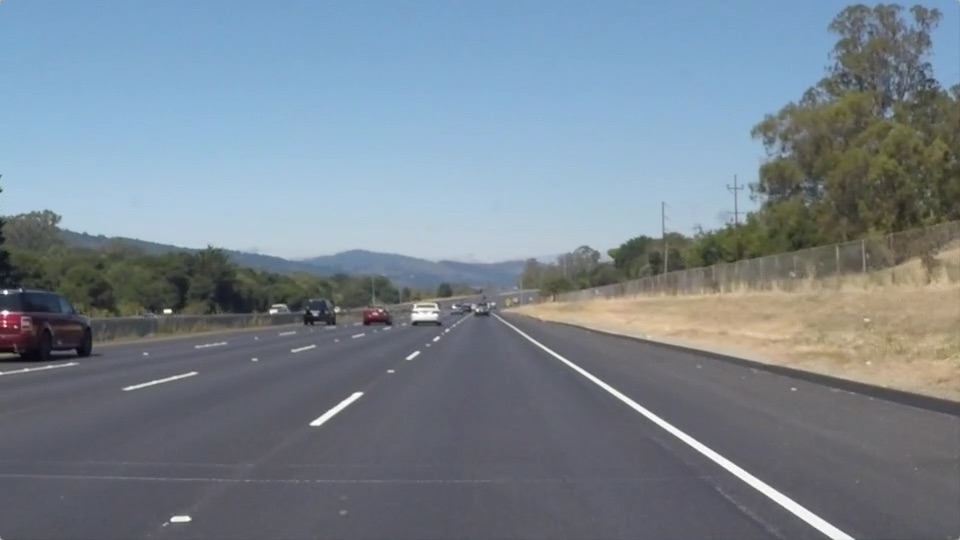
#> input picture test_images/solidWhiteRight.jpg, 960 x 540 px
$ jupyter execute --allow-errors P1v2.0.ipynb   (shell and % lines are left out)
#> lines starting #> are read from the running program, lines starting #| are printed output that depends on the picture; after the words box and inside, x2 and y2 are one past the last pixel; in counts of white or black regions, pixels touching at a corner belong together
# **Finding Lane Lines on the Road**
***
In this project, you will use the tools you learned about in the lesson to identify lane lines on the road.  You can develop your pipeline on a series of individual images, and later apply the result to a video stream (really just a series of images). Check out the video clip "raw-lines-example.mp4" (also contained in this repository) to see what the output should look like after using the helper functions below.

Once you have a result that looks roughly like "raw-lines-example.mp4", you'll need to get creative and try to average and/or extrapolate the line segments you've detected to map out the full extent of the lane lines.  You can see an example of the result you're going for in the video "P1_example.mp4".  Ultimately, you would like to draw just one line for the left side of the lane, and one for the right.

---
Let's have a look at our first image called 'test_images/solidWhiteRight.jpg'.  Run the 2 cells below (hit Shift-Enter or the "play" button above) to display the image.

**Note: If, at any point, you encounter frozen display windows or other confounding issues, you can always start again with a clean slate by going to the "Kernel" menu above and selecting "Restart & Clear Output".**

---

**The tools you have are color selection, region of interest selection, grayscaling, Gaussian smoothing, Canny Edge Detection and Hough Tranform line detection.  You  are also free to explore and try other techniques that were not presented in the lesson.  Your goal is piece together a pipeline to detect the line segments in the image, then average/extrapolate them and draw them onto the image for display (as below).  Once you have a working pipeline, try it out on the video stream below.**

---

<figure>

 <figcaption>
 <p></p>
 <p style="text-align: center;"> Your output should look something like this (above) after detecting line segments using the helper functions below </p>
 </figcaption>
</figure>
 <p></p>
<figure>

 <figcaption>
 <p></p>
 <p style="text-align: center;"> Your goal is to connect/average/extrapolate line segments to get output like this</p>
 </figcaption>
</figure>

**Run the cell below to import some packages.  If you get an `import error` for a package you've already installed, try changing your kernel (select the Kernel menu above --> Change Kernel).  Still have problems?  Try relaunching Jupyter Notebook from the terminal prompt.  Also, see [this forum post](https://carnd-forums.udacity.com/cq/viewquestion.action?spaceKey=CAR&id=29496372&questionTitle=finding-lanes---import-cv2-fails-even-though-python-in-the-terminal-window-has-no-problem-with-import-cv2) for more troubleshooting tips.**

[cell 1]
#importing some useful packages
import matplotlib.pyplot as plt
import matplotlib.image as mpimg
import numpy as np
import cv2
print('kernel test')

[cell 2]
#reading in an image
image = mpimg.imread('test_images/solidWhiteRight.jpg')
#> image is the input picture: shape (540, 960, 3); mean R, G, B 120.3, 132.6, 143.7
#printing out some stats and plotting
print('This image is:', type(image), 'with dimesions:', image.shape)
#| This image is: <class 'numpy.ndarray'> with dimesions: (540, 960, 3)
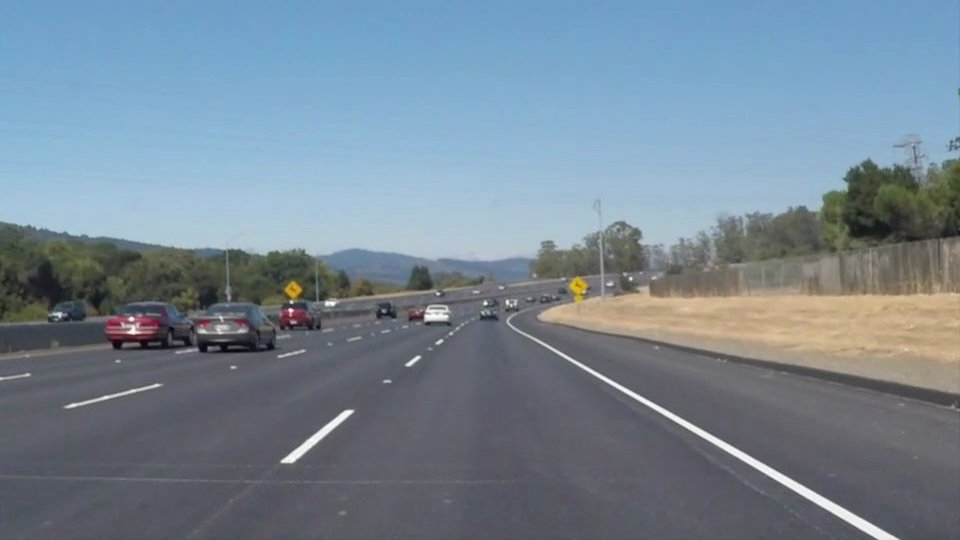
#> input picture test_images/solidWhiteCurve.jpg, 960 x 540 px
#> further down, image is the input picture: shape (540, 960, 3); mean R, G, B 118.5, 134.5, 148.1
plt.imshow(image)  # if you wanted to show a single color channel image called 'gray', for example, call as plt.imshow(gray, cmap='gray')

**Some OpenCV functions (beyond those introduced in the lesson) that might be useful for this project are:**

`cv2.inRange()` for color selection
`cv2.fillPoly()` for regions selection
`cv2.line()` to draw lines on an image given endpoints
`cv2.addWeighted()` to coadd / overlay two images
`cv2.cvtColor()` to grayscale or change color
`cv2.imwrite()` to output images to file
`cv2.bitwise_and()` to apply a mask to an image

**Check out the OpenCV documentation to learn about these and discover even more awesome functionality!**

Below are some helper functions to help get you started. They should look familiar from the lesson!

[cell 3]
import math

def Image_preparation(img):
    # added filter to separate yellow line from white road
    hsv = cv2.cvtColor(img, cv2.COLOR_BGR2HSV)
#> hsv: shape (540, 960, 3); mean H, S, V 40.4, 55.2, 152.4
    lower_filter = np.array([0,0,0])
    upper_filter = np.array([255,73,255])
    mask = cv2.inRange(hsv,lower_filter, upper_filter)
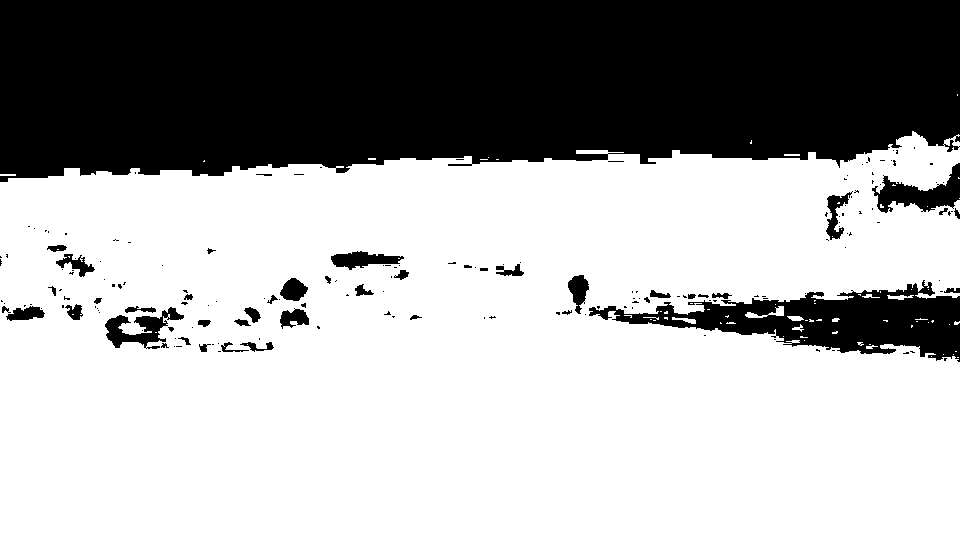
#> mask: shape (540, 960); 65.7% white; 177 black regions (132 under 20 px), largest, box (x1, y1, x2, y2) and area: (0, 0, 960, 182) 155316, (589, 280, 960, 362) 13065, (872, 163, 960, 213) 1936
    filtered_image = cv2.bitwise_and(img,img,mask = mask)
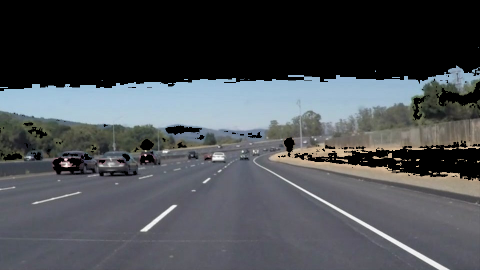
#> filtered_image: shape (540, 960, 3) (shown at 1/2 size); mean R, G, B 73.7, 77.3, 81.6
    # thransform the
    result= cv2.cvtColor(filtered_image, cv2.COLOR_RGB2GRAY)
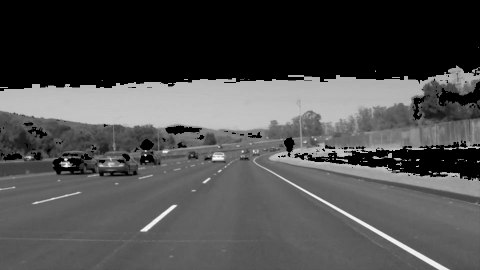
#> result: shape (540, 960) (shown at 1/2 size); min 0, max 255, mean 76.7
    return result #filtered_image

def canny(img, low_threshold, high_threshold):
    """Applies the Canny transform"""
#> called with low_threshold = 100, high_threshold = 150
    return cv2.Canny(img, low_threshold, high_threshold)
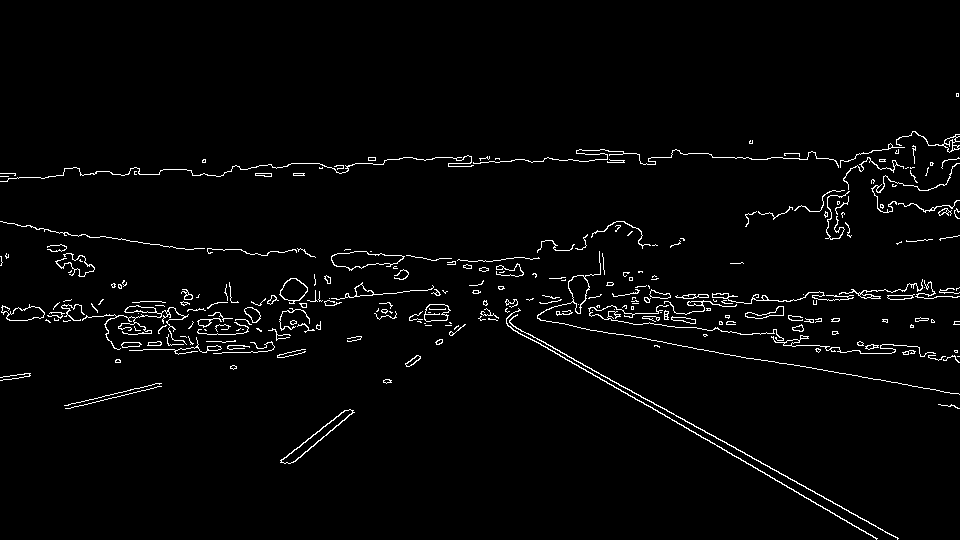
#> returned value: shape (540, 960); 2.5% white in thin lines or dots, all inside (x1, y1, x2, y2) = (0, 93, 960, 540)

def gaussian_blur(img, kernel_size):
    """Applies a Gaussian Noise kernel"""
    return cv2.GaussianBlur(img, (kernel_size, kernel_size), 0)

def region_of_interest(img, vertices):
    """
    Applies an image mask.

    Only keeps the region of the image defined by the polygon
    formed from `vertices`. The rest of the image is set to black.
    """
    #defining a blank mask to start with
    mask = np.zeros_like(img)

    #defining a 3 channel or 1 channel color to fill the mask with depending on the input image
    if len(img.shape) > 2:
        channel_count = img.shape[2]  # i.e. 3 or 4 depending on your image
        ignore_mask_color = (255,) * channel_count
    else:
        ignore_mask_color = 255

    #filling pixels inside the polygon defined by "vertices" with the fill color
    cv2.fillPoly(mask, vertices, ignore_mask_color)
#> mask: shape (540, 960); 21.1% white; 1 white region, box (x1, y1, x2, y2) and area: (2, 330, 959, 540) 109219

    #returning the image only where mask pixels are nonzero
    masked_image = cv2.bitwise_and(img, mask)
#> masked_image: shape (540, 960); 0.29% white in thin lines or dots, all inside (x1, y1, x2, y2) = (280, 330, 899, 540)
#> (the rest of the program and of its run is left out)
